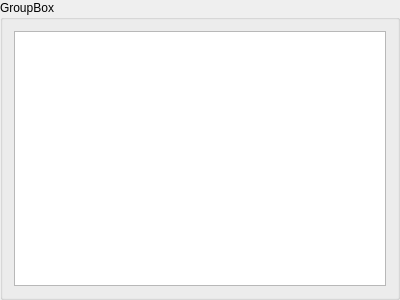
<?xml version="1.0" encoding="UTF-8"?>
<ui version="4.0">
 <class>NewGeneVariableSummaryGroup</class>
 <widget class="QGroupBox" name="NewGeneVariableSummaryGroup">
  <property name="geometry">
   <rect>
    <x>0</x>
    <y>0</y>
    <width>400</width>
    <height>300</height>
   </rect>
  </property>
  <property name="windowTitle">
   <string>GroupBox</string>
  </property>
  <property name="title">
   <string>GroupBox</string>
  </property>
  <layout class="QVBoxLayout" name="verticalLayout">
   <item>
    <widget class="QListView" name="listView">
     <property name="styleSheet">
      <string notr="true">* {color: #101078;}</string>
     </property>
    </widget>
   </item>
  </layout>
 </widget>
 <resources/>
 <connections/>
</ui>
